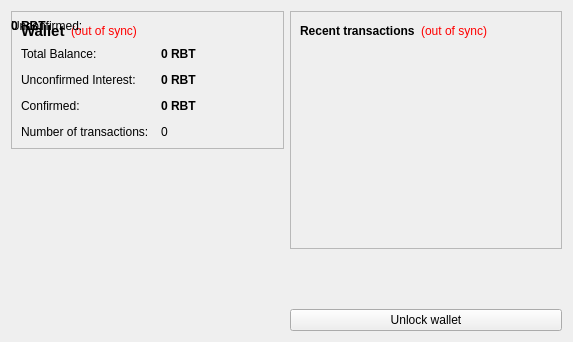
<?xml version="1.0" encoding="UTF-8"?>
<ui version="4.0">
 <class>OverviewPage</class>
 <widget class="QWidget" name="OverviewPage">
  <property name="geometry">
   <rect>
    <x>0</x>
    <y>0</y>
    <width>573</width>
    <height>342</height>
   </rect>
  </property>
  <property name="windowTitle">
   <string>Form</string>
  </property>
  <layout class="QHBoxLayout" name="horizontalLayout" stretch="1,1">
   <item>
    <layout class="QVBoxLayout" name="verticalLayout_2">
     <item>
      <widget class="QFrame" name="frame">
       <property name="frameShape">
        <enum>QFrame::StyledPanel</enum>
       </property>
       <property name="frameShadow">
        <enum>QFrame::Raised</enum>
       </property>
       <layout class="QVBoxLayout" name="verticalLayout_4">
        <item>
         <layout class="QHBoxLayout" name="horizontalLayout_4">
          <item>
           <widget class="QLabel" name="label_5">
            <property name="font">
             <font>
              <pointsize>11</pointsize>
              <weight>75</weight>
              <bold>true</bold>
             </font>
            </property>
            <property name="text">
             <string>Wallet</string>
            </property>
           </widget>
          </item>
          <item>
           <widget class="QLabel" name="labelWalletStatus">
            <property name="toolTip">
             <string>The displayed information may be out of date. Your wallet automatically synchronizes with the Rimbit network after a connection is established, but this process has not completed yet.</string>
            </property>
            <property name="styleSheet">
             <string notr="true">QLabel { color: red; }</string>
            </property>
            <property name="text">
             <string notr="true">(out of sync)</string>
            </property>
            <property name="alignment">
             <set>Qt::AlignLeading|Qt::AlignLeft|Qt::AlignVCenter</set>
            </property>
           </widget>
          </item>
          <item>
           <spacer name="horizontalSpacer_2">
            <property name="orientation">
             <enum>Qt::Horizontal</enum>
            </property>
            <property name="sizeHint" stdset="0">
             <size>
              <width>40</width>
              <height>20</height>
             </size>
            </property>
           </spacer>
          </item>
         </layout>
        </item>
        <item>
         <layout class="QFormLayout" name="formLayout_2">
          <property name="fieldGrowthPolicy">
           <enum>QFormLayout::AllNonFixedFieldsGrow</enum>
          </property>
          <property name="horizontalSpacing">
           <number>12</number>
          </property>
          <property name="verticalSpacing">
           <number>12</number>
          </property>
          <item row="0" column="0">
           <widget class="QLabel" name="label">
            <property name="text">
             <string>Total Balance:</string>
            </property>
           </widget>
          </item>
          <item row="0" column="1">
           <widget class="QLabel" name="labelBalance">
            <property name="font">
             <font>
              <weight>75</weight>
              <bold>true</bold>
             </font>
            </property>
            <property name="cursor">
             <cursorShape>IBeamCursor</cursorShape>
            </property>
            <property name="toolTip">
             <string>Your current total balance</string>
            </property>
            <property name="text">
             <string notr="true">0 RBT</string>
            </property>
            <property name="textInteractionFlags">
             <set>Qt::LinksAccessibleByMouse|Qt::TextSelectableByKeyboard|Qt::TextSelectableByMouse</set>
            </property>
           </widget>
          </item>
          <item row="2" column="0">
           <widget class="QLabel" name="label_8">
            <property name="text">
             <string>Confirmed:</string>
            </property>
           </widget>
          </item>
          <item row="2" column="1">
           <widget class="QLabel" name="labelConfirmed">
            <property name="font">
             <font>
              <weight>75</weight>
              <bold>true</bold>
             </font>
            </property>
            <property name="cursor">
             <cursorShape>IBeamCursor</cursorShape>
            </property>
            <property name="toolTip">
             <string>Total value of network confirmed transactions.</string>
            </property>
            <property name="text">
             <string notr="true">0 RBT</string>
            </property>
            <property name="textInteractionFlags">
             <set>Qt::LinksAccessibleByMouse|Qt::TextSelectableByKeyboard|Qt::TextSelectableByMouse</set>
            </property>
           </widget>
          </item>
          <item row="2" column="0">
           <widget class="QLabel" name="label_3">
            <property name="text">
             <string>Unconfirmed:</string>
            </property>
           </widget>
          </item>
          <item row="2" column="1">
           <widget class="QLabel" name="labelUnconfirmed">
            <property name="font">
             <font>
              <weight>75</weight>
              <bold>true</bold>
             </font>
            </property>
            <property name="cursor">
             <cursorShape>IBeamCursor</cursorShape>
            </property>
            <property name="toolTip">
             <string>Value of transactions not yet confirmed by the network.</string>
            </property>
            <property name="text">
             <string notr="true">0 RBT</string>
            </property>
            <property name="textInteractionFlags">
             <set>Qt::LinksAccessibleByMouse|Qt::TextSelectableByKeyboard|Qt::TextSelectableByMouse</set>
            </property>
           </widget>
          </item>
          <item row="1" column="0">
           <widget class="QLabel" name="label_6">
            <property name="text">
             <string>Unconfirmed Interest:</string>
            </property>
           </widget>
          </item>
          <item row="1" column="1">
           <widget class="QLabel" name="labelStake">
            <property name="font">
             <font>
              <weight>75</weight>
              <bold>true</bold>
             </font>
            </property>
            <property name="cursor">
             <cursorShape>IBeamCursor</cursorShape>
            </property>
            <property name="toolTip">
             <string>Total of coins that was staked for interest generation.</string>
            </property>
            <property name="text">
             <string notr="true">0 RBT</string>
            </property>
            <property name="textInteractionFlags">
             <set>Qt::LinksAccessibleByMouse|Qt::TextSelectableByKeyboard|Qt::TextSelectableByMouse</set>
            </property>
           </widget>
          </item>
          <item row="4" column="0">
           <widget class="QLabel" name="label_2">
            <property name="text">
             <string>Number of transactions:</string>
            </property>
           </widget>
          </item>
          <item row="4" column="1">
           <widget class="QLabel" name="labelNumTransactions">
            <property name="toolTip">
             <string>Total number of transactions in wallet</string>
            </property>
            <property name="text">
             <string notr="true">0</string>
            </property>
           </widget>
          </item>
         </layout>
        </item>
       </layout>
      </widget>
     </item>
     <item>
      <spacer name="verticalSpacer">
       <property name="orientation">
        <enum>Qt::Vertical</enum>
       </property>
       <property name="sizeHint" stdset="0">
        <size>
         <width>20</width>
         <height>40</height>
        </size>
       </property>
      </spacer>
     </item>
    </layout>
   </item>
   <item>
    <layout class="QVBoxLayout" name="verticalLayout_3">
     <item>
      <widget class="QFrame" name="frame_2">
       <property name="frameShape">
        <enum>QFrame::StyledPanel</enum>
       </property>
       <property name="frameShadow">
        <enum>QFrame::Raised</enum>
       </property>
       <layout class="QVBoxLayout" name="verticalLayout">
        <item>
         <layout class="QHBoxLayout" name="horizontalLayout_2">
          <item>
           <widget class="QLabel" name="label_4">
            <property name="text">
             <string>&lt;b&gt;Recent transactions&lt;/b&gt;</string>
            </property>
           </widget>
          </item>
          <item>
           <widget class="QLabel" name="labelTransactionsStatus">
            <property name="toolTip">
             <string>The displayed information may be out of date. Your wallet automatically synchronizes with the Rimbit network after a connection is established, but this process has not completed yet.</string>
            </property>
            <property name="styleSheet">
             <string notr="true">QLabel { color: red; }</string>
            </property>
            <property name="text">
             <string notr="true">(out of sync)</string>
            </property>
            <property name="alignment">
             <set>Qt::AlignRight|Qt::AlignTrailing|Qt::AlignVCenter</set>
            </property>
           </widget>
          </item>
          <item>
           <spacer name="horizontalSpacer">
            <property name="orientation">
             <enum>Qt::Horizontal</enum>
            </property>
            <property name="sizeHint" stdset="0">
             <size>
              <width>40</width>
              <height>20</height>
             </size>
            </property>
           </spacer>
          </item>
         </layout>
        </item>
        <item>
         <widget class="QListView" name="listTransactions">
          <property name="styleSheet">
           <string notr="true">QListView { background: transparent; }</string>
          </property>
          <property name="frameShape">
           <enum>QFrame::NoFrame</enum>
          </property>
          <property name="verticalScrollBarPolicy">
           <enum>Qt::ScrollBarAlwaysOff</enum>
          </property>
          <property name="horizontalScrollBarPolicy">
           <enum>Qt::ScrollBarAlwaysOff</enum>
          </property>
          <property name="selectionMode">
           <enum>QAbstractItemView::NoSelection</enum>
          </property>
         </widget>
        </item>
       </layout>
      </widget>
     </item>
     <item>
      <spacer name="verticalSpacer_2">
       <property name="orientation">
        <enum>Qt::Vertical</enum>
       </property>
       <property name="sizeHint" stdset="0">
        <size>
         <width>20</width>
         <height>40</height>
        </size>
       </property>
      </spacer>
     </item>
     <item>
      <widget class="QPushButton" name="unlockWalletButton">
       <property name="text">
        <string>Unlock wallet</string>
       </property>
      </widget>
     </item>
    </layout>
   </item>
  </layout>
 </widget>
 <resources/>
 <connections/>
</ui>
